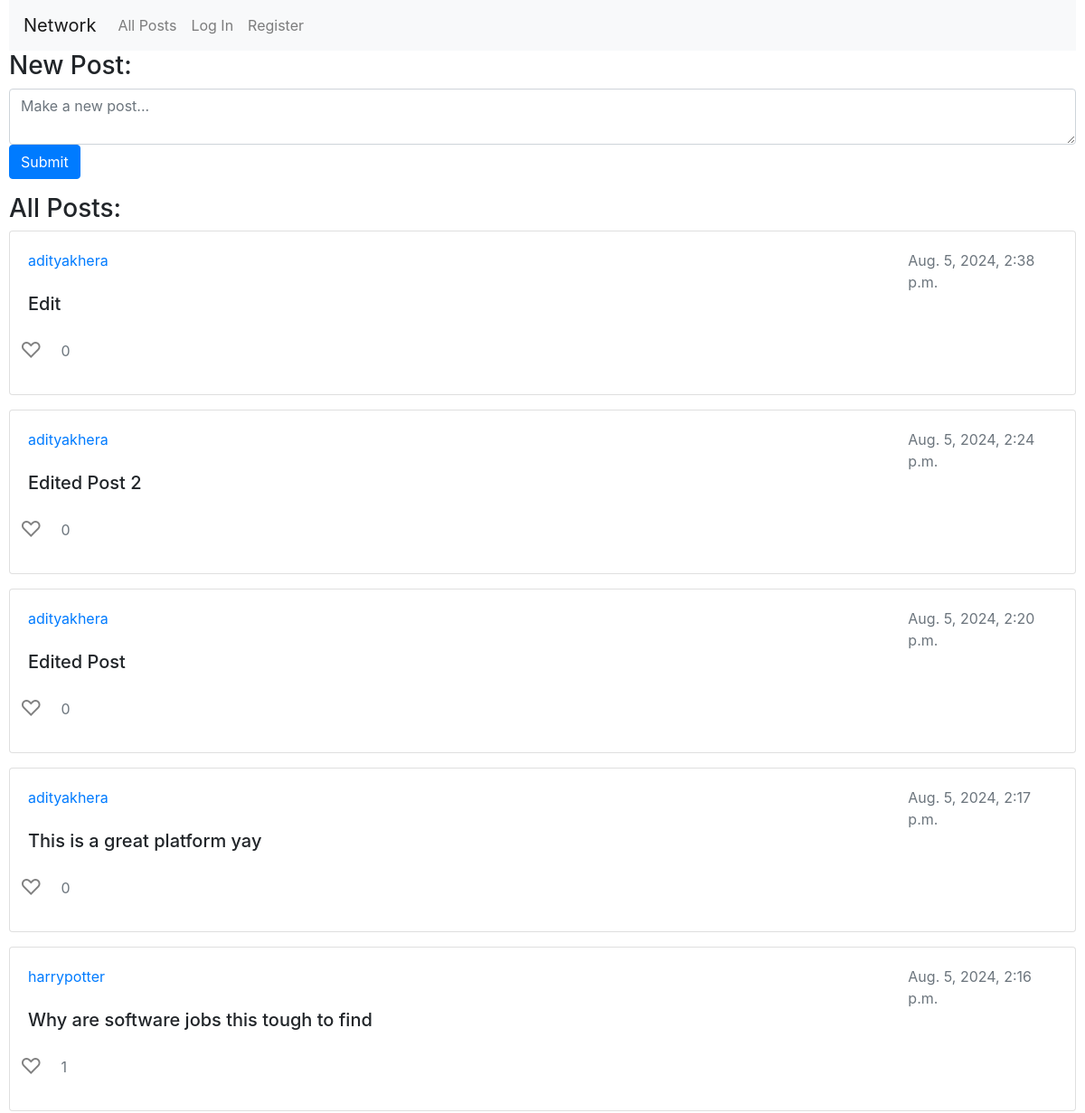
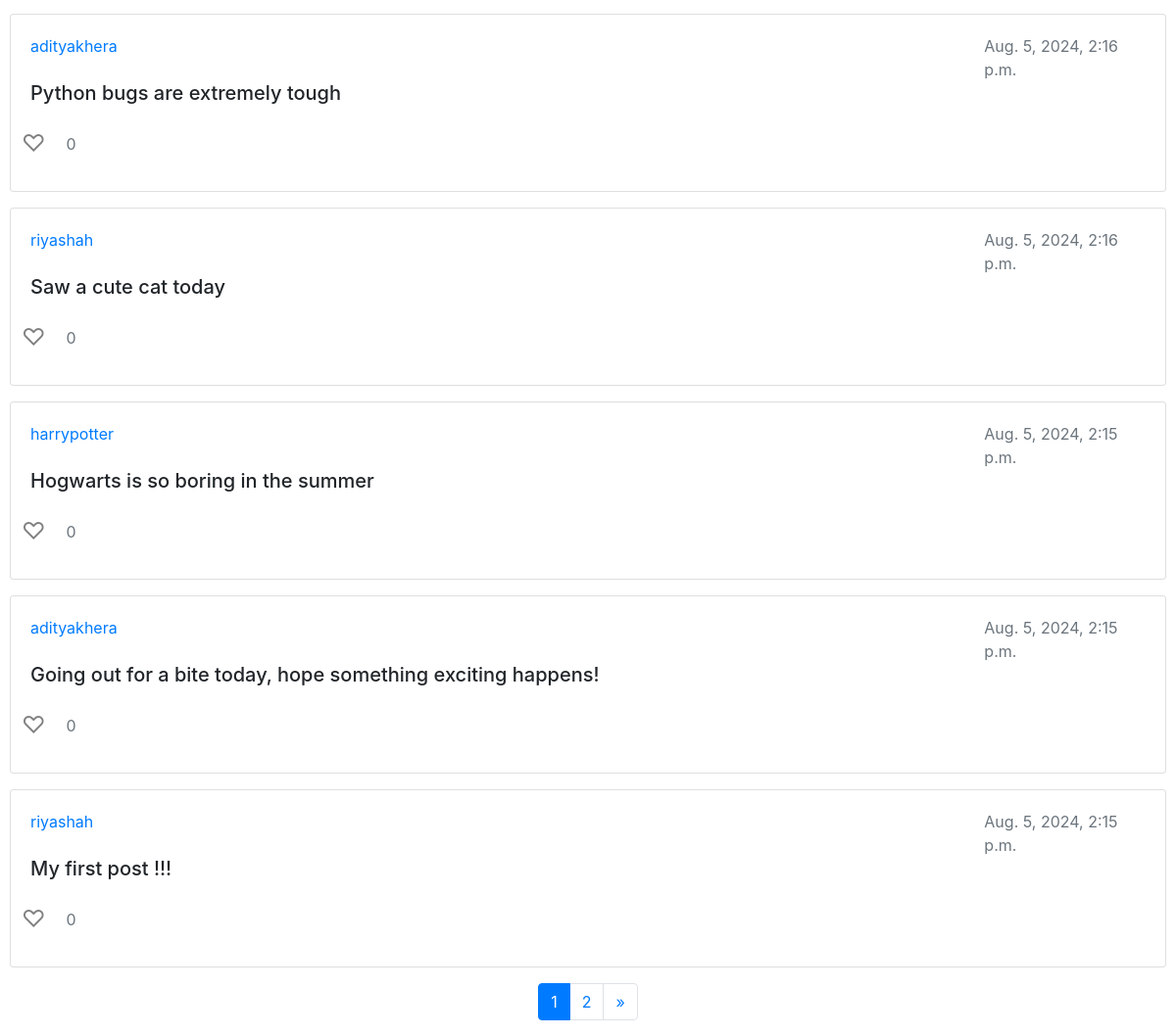
The page / on the database its author committed (2 pictures, top to bottom).
### network/models.py (models this page shows, shortened)
class Post(models.Model):
    user = models.ForeignKey(User, on_delete=models.CASCADE, related_name = 'posts_made')
    content = models.CharField(max_length=280)
    timestamp = models.DateTimeField(auto_now_add=True)

class User(AbstractUser):
    pass

### network/views.py (the view)
# urls.py: path("", views.index, name="index"),
def index(request):
    newPostForm = NewPostForm()
    if request.method == 'POST':
        post_text = request.POST.get('new_post_text')
        user = User.objects.get(pk=request.user.id)
        post = Post(user=user, content=post_text)
        post.save()
        return HttpResponseRedirect(reverse('index'))
    posts_list = Post.objects.all().order_by('-timestamp')
    paginator = Paginator(posts_list, 10)  # 10 posts per page
    page_number = request.GET.get('page')
    posts = paginator.get_page(page_number)
    return render(request, "network/index.html" ,{
        'newPostForm' : newPostForm,
        'posts' : posts
    })

### network/views.py
class NewPostForm(forms.Form):
    new_post_text = forms.CharField(widget=forms.Textarea(attrs={
        'placeholder' : 'Make a new post...',
        'required' : 'True',
        'class' : 'form-control',
        'maxlength': '500',
        'rows': 2,
        'cols': 40
    }), label="")

### network/templates/network/index.html (shortened to what this page needs)
{% extends "network/layout.html" %}
{% block body %}
    <form action="{% url 'index' %}" method="post" class="mb-3">
        <h3>New Post:</h3>
        {{ newPostForm }}
        <input type="submit" class="btn btn-primary">
    </form>
    <h3>All Posts:</h3>
    {% if posts %}
        <div class="row">
            <div class="col-12">
                {% for post in posts %}
                <div class="card mb-3">
                    <div class="card-body">
                        <div class="row">
                            {% if post.user.username == user.username %}
                                <a href="{% url 'profile' username=post.user.username %}" class="col-8">{{post.user.username}}</a>
                                <button class="edit-button btn btn-primary col-2" data-post-id="{{ post.id }}" data-post-content="{{ post.content|escapejs }}">Edit</button>
                            {% else %}
                                <a href="{% url 'profile' username=post.user.username %}" class="col-10">{{post.user.username}}</a>
                            {% endif %}
                            <div class="text-muted col-2">{{post.timestamp}}</div>
                        </div>
                        <h5 class="card-title" id="post-content-{{ post.id }}">{{ post.content }}</h5>
                        <div class="row">
                            <button class="like-button {% if user in post.likes.all %}liked{% else %}unliked{% endif %}" data-post-id="{{post.id}}">
                                {% if user in post.likes.all %}
                                &#x2764;
                                {% else %}
                                &#x2661;
                                {% endif %}
                            </button>
                            <p class="text-muted col-2 mt-3" id="like-count-{{post.id}}">{{post.likes.count}}</p>
                        </div>
                    </div>
                </div>
                {% endfor %}
            </div>
        </div>
        <nav aria-label="Page navigation">
            <ul class="pagination justify-content-center">
                {% for i in posts.paginator.page_range %}
                    {% if posts.number == i %}
                        <li class="page-item active"><a class="page-link" href="#">{{ i }}</a></li>
                    {% else %}
                        <li class="page-item"><a class="page-link" href="?page={{ i }}">{{ i }}</a></li>
                    {% endif %}
                {% endfor %}
                {% if posts.has_next %}
                    <li class="page-item">
                        <a class="page-link" href="?page={{ posts.next_page_number }}" aria-label="Next">
                            <span aria-hidden="true">&raquo;</span>
                        </a>
                    </li>
                {% endif %}
            </ul>
        </nav>
    {% else %}
        <h4>No Posts Yet</h4>
    {% endif %}
{% endblock %}

### network/templates/network/layout.html (style rules this page uses)
.like-button { background: none; border: none; cursor: pointer; outline: none; font-size: 24px; }
.like-button.unliked { color: grey; }
body { margin-left: 10px; margin-right: 10px; }

### rows shown on the page
Post: user.username "adityakhera", timestamp "Aug. 5, 2024, 2:38 p.m.", content "Edit", likes.count "0"
Post: user.username "adityakhera", timestamp "Aug. 5, 2024, 2:24 p.m.", content "Edited Post 2", likes.count "0"
Post: user.username "adityakhera", timestamp "Aug. 5, 2024, 2:20 p.m.", content "Edited Post", likes.count "0"
Post: user.username "adityakhera", timestamp "Aug. 5, 2024, 2:17 p.m.", content "This is a great platform yay", likes.count "0"
Post: user.username "harrypotter", timestamp "Aug. 5, 2024, 2:16 p.m.", content "Why are software jobs this tough to find", likes.count "1"
Post: user.username "adityakhera", timestamp "Aug. 5, 2024, 2:16 p.m.", content "Python bugs are extremely tough", likes.count "0"
Post: user.username "riyashah", timestamp "Aug. 5, 2024, 2:16 p.m.", content "Saw a cute cat today", likes.count "0"
Post: user.username "harrypotter", timestamp "Aug. 5, 2024, 2:15 p.m.", content "Hogwarts is so boring in the summer", likes.count "0"
Post: user.username "adityakhera", timestamp "Aug. 5, 2024, 2:15 p.m.", content "Going out for a bite today, hope something exciting happens!", likes.count "0"
Post: user.username "riyashah", timestamp "Aug. 5, 2024, 2:15 p.m.", content "My first post !!!", likes.count "0"

### other values the page prints
{{ i }} "1"
{{ i }} "2"
